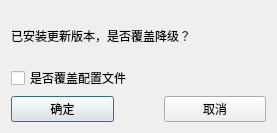
<?xml version="1.0" encoding="UTF-8"?>
<ui version="4.0">
 <class>InstallDlg</class>
 <widget class="QDialog" name="InstallDlg">
  <property name="geometry">
   <rect>
    <x>0</x>
    <y>0</y>
    <width>277</width>
    <height>133</height>
   </rect>
  </property>
  <property name="windowTitle">
   <string>安装</string>
  </property>
  <layout class="QVBoxLayout" name="verticalLayout">
   <item>
    <widget class="QLabel" name="label">
     <property name="text">
      <string>已安装更新版本，是否覆盖降级？</string>
     </property>
     <property name="wordWrap">
      <bool>true</bool>
     </property>
    </widget>
   </item>
   <item>
    <widget class="QCheckBox" name="checkBox">
     <property name="text">
      <string>是否覆盖配置文件</string>
     </property>
    </widget>
   </item>
   <item>
    <layout class="QHBoxLayout" name="horizontalLayout">
     <property name="spacing">
      <number>50</number>
     </property>
     <item>
      <widget class="QPushButton" name="okButton">
       <property name="text">
        <string>确定</string>
       </property>
      </widget>
     </item>
     <item>
      <widget class="QPushButton" name="cancelButton">
       <property name="text">
        <string>取消</string>
       </property>
      </widget>
     </item>
    </layout>
   </item>
  </layout>
 </widget>
 <resources/>
 <connections/>
</ui>
